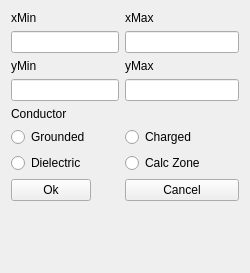
<?xml version="1.0" encoding="UTF-8"?>
<ui version="4.0">
 <class>rectDetails</class>
 <widget class="QWidget" name="rectDetails">
  <property name="geometry">
   <rect>
    <x>0</x>
    <y>0</y>
    <width>250</width>
    <height>273</height>
   </rect>
  </property>
  <property name="windowTitle">
   <string>Геометрия</string>
  </property>
  <layout class="QFormLayout" name="formLayout">
   <item row="2" column="1">
    <widget class="QLabel" name="label_3">
     <property name="text">
      <string>xMax</string>
     </property>
    </widget>
   </item>
   <item row="3" column="1">
    <widget class="QLineEdit" name="xMaxEdit"/>
   </item>
   <item row="7" column="1">
    <widget class="QLineEdit" name="yMaxEdit"/>
   </item>
   <item row="10" column="1">
    <widget class="QRadioButton" name="chargedButt">
     <property name="text">
      <string>Charged</string>
     </property>
    </widget>
   </item>
   <item row="2" column="0">
    <widget class="QLabel" name="label">
     <property name="text">
      <string>xMin</string>
     </property>
    </widget>
   </item>
   <item row="13" column="1">
    <widget class="QPushButton" name="cancelButton">
     <property name="text">
      <string>Cancel</string>
     </property>
    </widget>
   </item>
   <item row="13" column="0">
    <widget class="QPushButton" name="okButton">
     <property name="text">
      <string>Ok</string>
     </property>
    </widget>
   </item>
   <item row="10" column="0">
    <widget class="QRadioButton" name="groundedButt">
     <property name="text">
      <string>Grounded</string>
     </property>
    </widget>
   </item>
   <item row="4" column="1">
    <widget class="QLabel" name="label_4">
     <property name="text">
      <string>yMax</string>
     </property>
    </widget>
   </item>
   <item row="4" column="0">
    <widget class="QLabel" name="label_2">
     <property name="text">
      <string>yMin</string>
     </property>
    </widget>
   </item>
   <item row="3" column="0">
    <widget class="QLineEdit" name="xMinEdit"/>
   </item>
   <item row="7" column="0">
    <widget class="QLineEdit" name="yMinEdit"/>
   </item>
   <item row="9" column="0">
    <widget class="QLabel" name="label_5">
     <property name="text">
      <string>Conductor</string>
     </property>
    </widget>
   </item>
   <item row="11" column="0">
    <widget class="QRadioButton" name="dielectricButton">
     <property name="text">
      <string>Dielectric</string>
     </property>
    </widget>
   </item>
   <item row="11" column="1">
    <widget class="QRadioButton" name="calcButton">
     <property name="text">
      <string>Calc Zone</string>
     </property>
    </widget>
   </item>
  </layout>
 </widget>
 <resources/>
 <connections/>
</ui>
